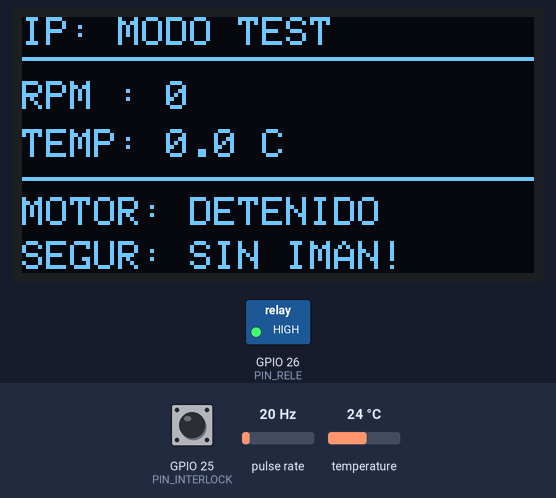
This sketch was run on a simulated ESP32. Parts: 128×64 one-colour display, switched loads named in the sketch (green lamp = pin HIGH). Wiring (inferred from the names in the program): pulse sensor: data GPIO 27. Inputs (shaded band) come from the test bench; at power-on: GPIO 25 (PIN_INTERLOCK) HIGH, pulse rate 20 Hz, temperature 24 °C. What the sketch prints to the serial monitor is not drawn.

Above: at 1.2 s.
1.3 s: GPIO 25 (PIN_INTERLOCK) pulled LOW for 1 s
At 2.2 s:
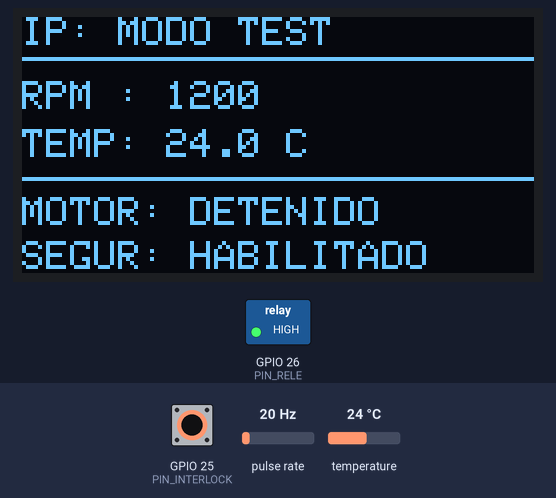
3.9 s: pulse rate (sensor on GPIO 27) set to 4 Hz
At 6.2 s:
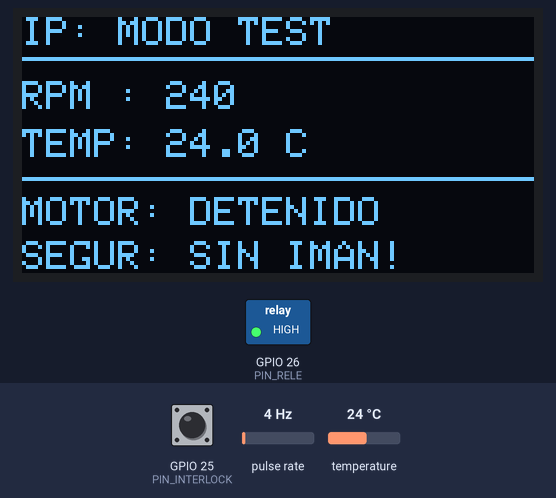
6.7 s: temperature set to 12 °C
At 7.7 s:
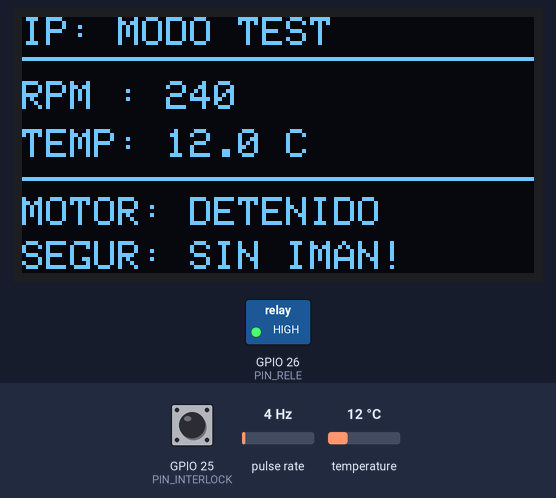
8.7 s: GPIO 25 (PIN_INTERLOCK) pulled LOW for 0.15 s
At 9.04 s:
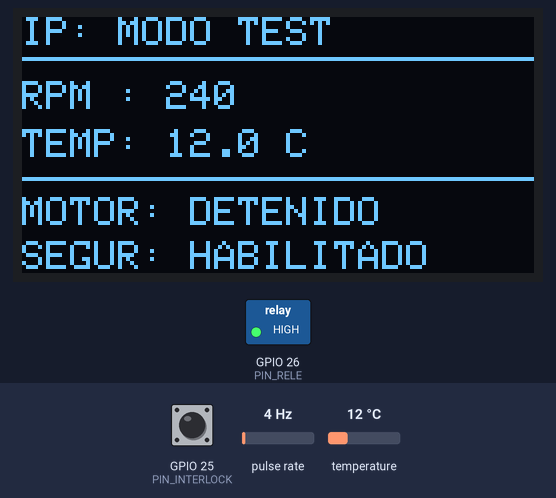
10.7 s: pulse rate (sensor on GPIO 27) set to 50 Hz
At 12.5 s:
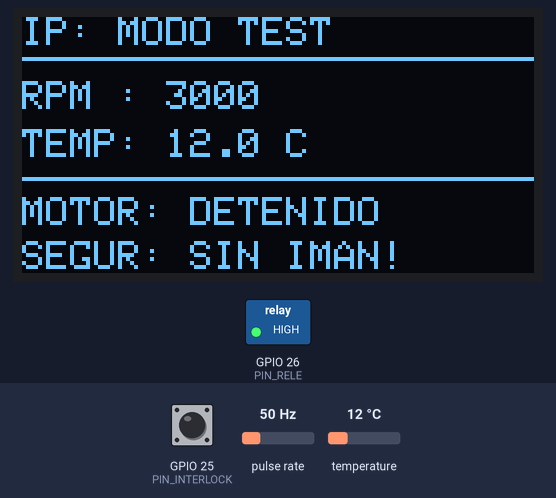
13.5 s: temperature set to 19 °C
Timing chart, 0 to 16.5 s (numbered marks = the images above; inputs shaded):
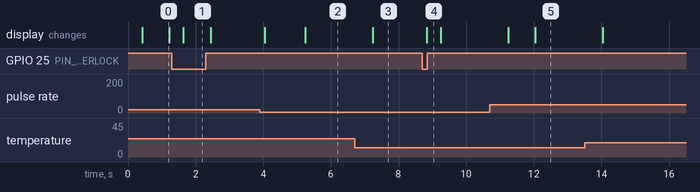

Measured:
- after the input at 1.3 s, the display: changes after 0.33 s (image 1)
- after the input at 3.9 s, the display: first changes after 0.14 s (image 2 shows a later state)
- after the input at 6.7 s, the display: changes after 0.54 s (image 3)
- after the input at 8.7 s, the display: changes after 0.14 s (image 4)
- after the input at 10.7 s, the display: first changes after 0.54 s (image 5 shows a later state)
- what the display in image 0 shows lasts 0.8 s, from 0.4 s to 1.2 s

The sketch:

sketch_nov17a.ino
```cpp
//CODIGO DE PRUEBA SIN SERVIDOR HTTP

#include "sensores.h"
#include "pantalla.h"

const int PIN_RELE = 26;

// Recordá invertir estos dos si tu módulo relé activa por HIGH
const int RELE_ENCENDIDO = LOW;
const int RELE_APAGADO   = HIGH;

bool motorEncendido = false;
bool interbloqueoOk = false;

void controlarMotor(bool encender) {
  if (encender && interbloqueoOk) {
    motorEncendido = true;
    digitalWrite(PIN_RELE, RELE_ENCENDIDO);
  } else {
    motorEncendido = false;
    digitalWrite(PIN_RELE, RELE_APAGADO);
  }
}

void setup() {
  Serial.begin(115200);

  pinMode(PIN_RELE, OUTPUT);
  digitalWrite(PIN_RELE, RELE_APAGADO);

  iniciarSensores();
  iniciarPantalla();

  Serial.println("=== MODO TESTEO DE HARDWARE ===");
  Serial.println("Envia '1' por el Monitor Serie para encender el rele o '0' para apagarlo.");
}

void loop() {
  // 1. Verificar interbloqueo de seguridad continuamente
  interbloqueoOk = leerInterbloqueo();
  if (!interbloqueoOk && motorEncendido) {
    controlarMotor(false);
    Serial.println("[ALERTA] Iman retirado: rele apagado.");
  }

  // 2. Actualizar lectura de RPM y temperatura DS18B20
  actualizarSensores();

  // 3. Control manual desde el Monitor Serie (reemplaza temporalmente a la web)
  if (Serial.available() > 0) {
    char comando = Serial.read();
    if (comando == '1') {
      if (interbloqueoOk) {
        controlarMotor(true);
        Serial.println("[OK] Rele ENCENDIDO.");
      } else {
        Serial.println("[BLOQUEADO] Coloca el iman de interbloqueo primero.");
      }
    } else if (comando == '0') {
      controlarMotor(false);
      Serial.println("[OK] Rele APAGADO.");
    }
  }

  // 4. Mostrar valores en la pantalla OLED
  actualizarPantalla("MODO TEST", rpmActual, temperaturaActual, motorEncendido, interbloqueoOk);
}
```

pantalla.h
```cpp
#ifndef PANTALLA_H
#define PANTALLA_H

#include <Wire.h>
#include <Adafruit_GFX.h>
#include <Adafruit_SSD1306.h>

#define ANCHO_PANTALLA 128
#define ALTO_PANTALLA 64
#define DIRECCION_I2C 0x3C

Adafruit_SSD1306 display(ANCHO_PANTALLA, ALTO_PANTALLA, &Wire, -1);
unsigned long ultimaActualizacionOLED = 0;

void iniciarPantalla() {
  if (!display.begin(SSD1306_SWITCHCAPVCC, DIRECCION_I2C)) {
    Serial.println("[ERROR] No se detectó la pantalla OLED");
    return;
  }
  display.clearDisplay();
  display.setTextColor(SSD1306_WHITE);
  display.setTextSize(1);
  display.setCursor(0, 10);
  display.println("Sistema Motor CA");
  display.setCursor(0, 28);
  display.println("Conectando WiFi...");
  display.display();
}

void actualizarPantalla(String ip, float rpm, float temp, bool motor, bool interlock) {
  unsigned long ahora = millis();
  if (ahora - ultimaActualizacionOLED < 400) return;
  ultimaActualizacionOLED = ahora;

  display.clearDisplay();
  display.setTextSize(1);

  // Fila 1: Dirección IP asignada
  display.setCursor(0, 0);
  display.print("IP: ");
  display.println(ip);
  display.drawLine(0, 10, 128, 10, SSD1306_WHITE);

  // Fila 2: Velocidad y Temperatura en tamaño destacado
  display.setCursor(0, 16);
  display.print("RPM : ");
  display.println((int)rpm);

  display.setCursor(0, 28);
  display.print("TEMP: ");
  display.print(temp, 1);
  display.println(" C");

  display.drawLine(0, 40, 128, 40, SSD1306_WHITE);

  // Fila 3: Estados de seguridad y accionamiento
  display.setCursor(0, 45);
  display.print("MOTOR: ");
  display.println(motor ? "EN MARCHA" : "DETENIDO");

  display.setCursor(0, 56);
  display.print("SEGUR: ");
  display.println(interlock ? "HABILITADO" : "SIN IMAN!");

  display.display();
}

#endif
```

sensores.h
```cpp
#ifndef SENSORES_H
#define SENSORES_H

#include <Arduino.h>
#include <OneWire.h>
#include <DallasTemperature.h>

// Definición de pines de sensores
const int PIN_DS18B20     = 4;
const int PIN_HALL_RPM    = 27;
const int PIN_INTERLOCK   = 25;

// Ajustar a 1 si tenés 1 imán (unipolar) o 2 polos alternados (bipolar) por vuelta
const int PULSOS_POR_VUELTA = 1;

OneWire oneWire(PIN_DS18B20);
DallasTemperature sensorTemp(&oneWire);

volatile unsigned long contadorPulsos = 0;
portMUX_TYPE mux = portMUX_INITIALIZER_UNLOCKED;

float temperaturaActual = 0.0;
float rpmActual = 0.0;
unsigned long ultimoCalculoMs = 0;
const unsigned long INTERVALO_MUESTREO = 1000; // 1 segundo

// Rutina de interrupción en RAM para contar pulsos sin perder ninguno
void IRAM_ATTR isrContarPulso() {
  portENTER_CRITICAL_ISR(&mux);
  contadorPulsos++;
  portEXIT_CRITICAL_ISR(&mux);
}

void iniciarSensores() {
  pinMode(PIN_HALL_RPM, INPUT_PULLUP);
  pinMode(PIN_INTERLOCK, INPUT_PULLUP);

  attachInterrupt(digitalPinToInterrupt(PIN_HALL_RPM), isrContarPulso, FALLING);

  sensorTemp.begin();
  // Modo no bloqueante: evita congelar el servidor HTTP los 750ms que tarda la conversión
  sensorTemp.setWaitForConversion(false);
  sensorTemp.requestTemperatures();
}

// Devuelve true si el imán de seguridad está colocado
bool leerInterbloqueo() {
  return (digitalRead(PIN_INTERLOCK) == LOW);
}

// Actualiza RPM y Temperatura cada 1 segundo sin usar delay()
void actualizarSensores() {
  unsigned long ahora = millis();
  if (ahora - ultimoCalculoMs >= INTERVALO_MUESTREO) {
    ultimoCalculoMs = ahora;

    // 1. Cálculo de RPM
    portENTER_CRITICAL(&mux);
    unsigned long pulsos = contadorPulsos;
    contadorPulsos = 0;
    portEXIT_CRITICAL(&mux);

    float vueltas = (float)pulsos / (float)PULSOS_POR_VUELTA;
    rpmActual = vueltas * 60.0;

    // 2. Lectura de Temperatura DS18B20
    float tempLeida = sensorTemp.getTempCByIndex(0);
    if (tempLeida != DEVICE_DISCONNECTED_C && tempLeida > -55.0) {
      temperaturaActual = tempLeida;
    }
    // Solicita la próxima conversión para el siguiente ciclo
    sensorTemp.requestTemperatures();
  }
}

#endif
```
